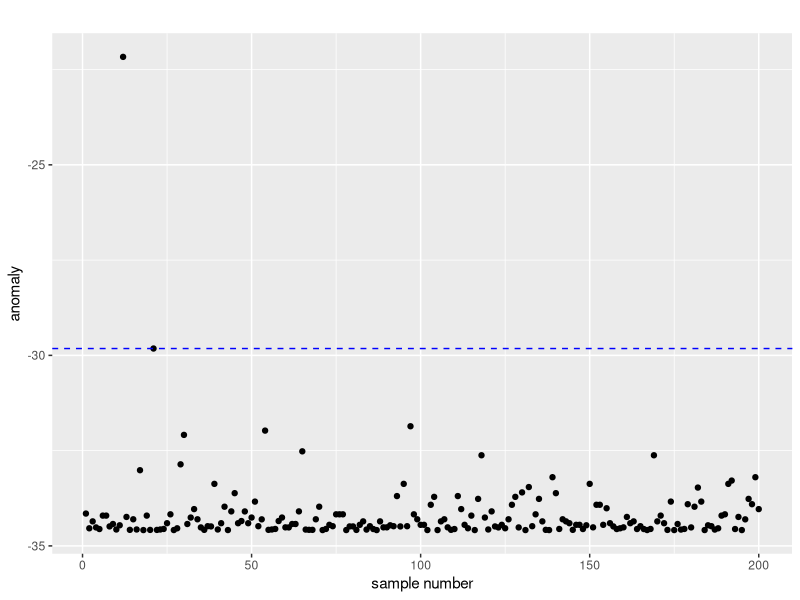
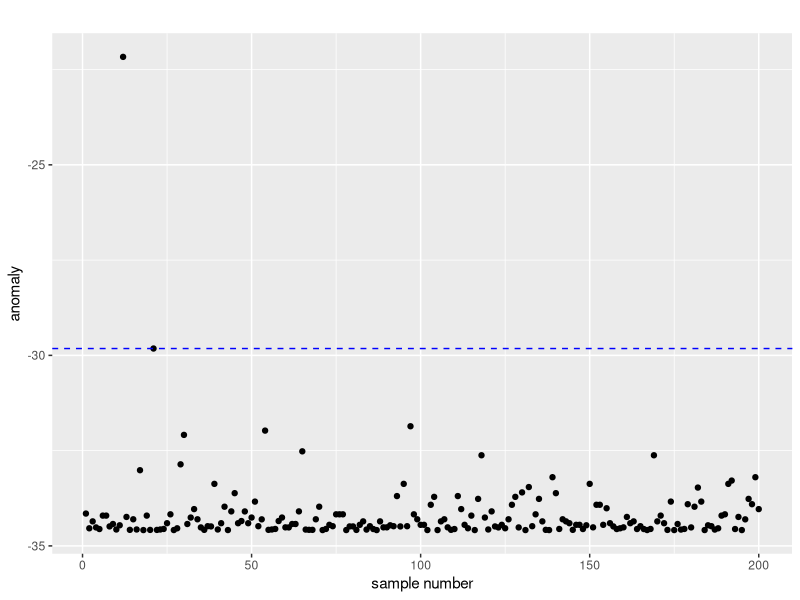

These charts were generated, in order, by the following R code:
require(MASS)
require(ggplot2)
require(car)

# change working directory
frame_files <- lapply(sys.frames(), function(x) x$ofile)
frame_files <- Filter(Negate(is.null), frame_files)
setwd(dirname(frame_files[[length(frame_files)]]))

summary(Davis)
# sex         weight          height          repwt            repht
# F:112   Min.   : 39.0   Min.   : 57.0   Min.   : 41.00   Min.   :148.0
# M: 88   1st Qu.: 55.0   1st Qu.:164.0   1st Qu.: 55.00   1st Qu.:160.5
#         Median : 63.0   Median :169.5   Median : 63.00   Median :168.0
#         Mean   : 65.8   Mean   :170.0   Mean   : 65.62   Mean   :168.5
#         3rd Qu.: 74.0   3rd Qu.:177.2   3rd Qu.: 73.50   3rd Qu.:175.0
#         Max.   :166.0   Max.   :197.0   Max.   :124.00   Max.   :200.0
#                                         NA's   :17       NA's   :17

N <- length(Davis$weight) # sampsetwd
mu <- mean(Davis$weight) # sample ave.
si <- sd(Davis$weight)*(N-1)/N # sample sd
kmo <- (mu/si)^2 # esitame k by moment
smo <- si^2/mu # esitame s by moment
ml <- fitdistr(Davis$weight, "gamma")
kml <- ml$esitame["shape"] # esitame k by MLE
sml <- 1/ml$esitame["rate"] # esitame k by MLE

a <- Davis$weight/smo-(kmo-1)*log(Davis$weight/smo) # anomaly
th <- order(a, decreasing=T)[0.01*N] # threshold

d <- data.frame(a)

p <- ggplot(d,
      aes(
        x=c(1:200),
        y=d$a
      )
    )
p <- p + geom_point() + geom_hline(yintercept=a[th], linetype="dashed", colour="blue") + labs(title="", x="sample number", y="anomaly")
plot(p)
ggsave("non-normal-anomaly.png", p)
